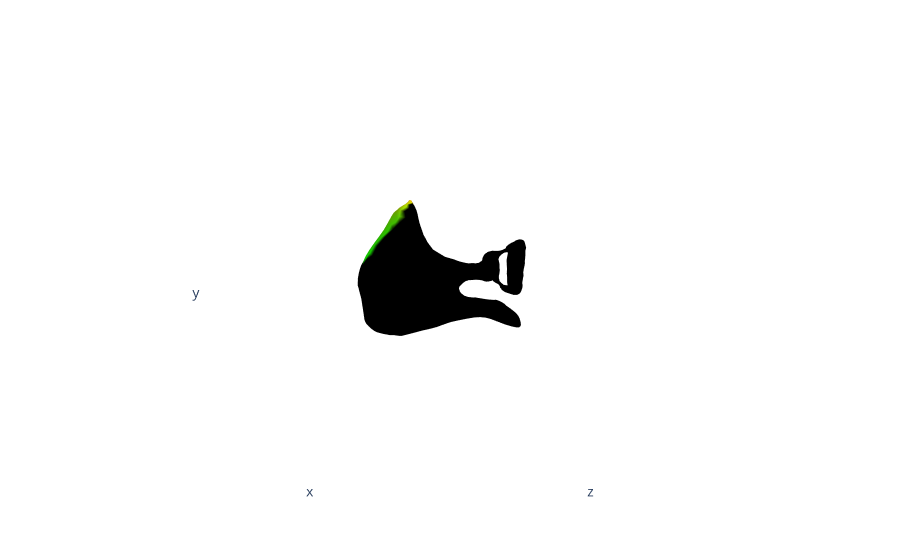

The cell this chart's notebook holds for it:
### Code cell
folder_category = "differential_render"
folder_name = "108_192"
folderid = "2023-11-15-17-49-32"
fold_num = 0
train_folder = f"{folderid}_train" 
# valid_folder = f"{folderid}_valid_sample"
valid_folder = f"{folderid}_valid_sample_best256"
ossicles_name = 632
id = "0_2"
ossicles_side = "right"

json_file = data_path.parent / "data" / "output" / folder_category / folder_name / train_folder / f"fold_{fold_num}"/ "config" / "config.json"
with open(json_file, 'r') as f: config = json.load(f)

gt_pose = np.load(data_path / "raw_dataset" / "poses" / f"{ossicles_name}_{ossicles_side}_gt_pose.npy").astype(np.float32)

imageH=config['image_size'][0]
imageW=config['image_size'][1]

if [imageH, imageW] == [1080, 1920]: 
    zoom_factor = 1
elif [imageH, imageW]  == [540, 960]: 
    zoom_factor = 0.5
elif [imageH, imageW]  == [270, 480]: 
    zoom_factor = 0.25
elif [imageH, imageW]  == [108, 192]: 
    zoom_factor = 0.1

focal_length = 10000 * zoom_factor
print(focal_length)

gt_pose[:3, 3] = gt_pose[:3, 3]
gt_R = torch.from_numpy(gt_pose[:3, :3].T).to(device)[None, ...]
gt_T = torch.from_numpy(gt_pose[:3, 3]).to(device)[None, ...] # add the camera z translation to the gt pose

init_pose = np.load(data_path / "output" / folder_category / f"{imageH}_{imageW}" / valid_folder / f"fold_{fold_num}" / "poses" / "predict" / f"{ossicles_name}_{ossicles_side}_ossicles_processed_{id}.npy").astype(np.float32)
init_R = torch.from_numpy(np.array(init_pose[:3, :3], dtype=np.float32)).to(device).t()
init_t = torch.from_numpy(np.array(init_pose[:3, 3], dtype=np.float32)).to(device)   #  - np.array([0, 0, 20])

# # Load the obj and ignore the textures and materials.
"""
verts, faces_idx, _ = load_obj("./data/cow_mesh/cow.obj")
# verts, faces_idx, _ = load_obj("./data/teapot.obj")
faces = faces_idx.verts_idx
"""
# Get ossicles mesh
# meshpath = data_path / "intraop" / "CIP.6320.5959167268122_video_trim" / "mesh" / "processed_meshes" / f"6320_right_ossicles_processed.mesh"
if ossicles_name == 6751: 
    video_path = "CIP.6751.1844636424484_video_trim"
elif ossicles_name == 6087:
    video_path = "CIP.6087.8415865242263_video_trim"
elif ossicles_name == 6329:
    video_path = "CIP.6329.6010707468438_vieo_trim"
elif ossicles_name == 489:
    video_path = "CIP.489.1281493978299_video_trim"
elif ossicles_name == 632:
    video_path = "CIP.632.8381493978443_video_trim"
elif ossicles_name == 6602:
    video_path = "CIP.6602.7866163404219_video_trim"
elif ossicles_name == 6088:
    video_path = "CIP.6088.1681356523312_video_trim"
elif ossicles_name == 6320:
    video_path = "CIP.6320.5959167268122_video_trim"
elif ossicles_name == 5997:
    video_path = "CIP.5997.8381493978443_video_trim"
elif ossicles_name == 6742:
    video_path = "CIP.6742.8381574350255_video_trim"
elif ossicles_name == 539:
    video_path = "CIP.539.1929091231231_video_trim"
elif ossicles_name == 455:
    video_path = "CIP.455.8381493978235_video_trim"
elif ossicles_name == 486:
    video_path = "CIP.486.1381493978240_video_trim"
elif ossicles_name == 487:
    video_path = "CIP.487.8381493978240_video_trim"
elif ossicles_name == 488:
    video_path = "CIP.488.8381493978299_video_trim"
meshpath = data_path / "intraop" / video_path / "mesh" / "processed_meshes" / f"{ossicles_name}_{ossicles_side}_ossicles_processed.mesh"
mesh = vis_utils.load_meshobj(meshpath)
idx = np.where(mesh.orient != np.array((1,2,3)))
for i in idx: mesh.vertices[i] = (mesh.dim[i] - 1).reshape((-1,1)) - mesh.vertices[i]
mesh.vertices = mesh.vertices * mesh.sz.reshape((-1, 1))
verts = torch.tensor(mesh.vertices.T, dtype=torch.float32, device=device)
faces = torch.tensor(mesh.triangles.T, dtype=torch.float32, device=device)

# Initialize each vertex to be white in color.
# verts_rgb = apply_nocs_texture(verts)[None]  # (1, V, 3)
# textures = TexturesVertex(verts_features=verts_rgb.to(device))
verts_rgb = apply_latlon_texture()[None]
textures = TexturesVertex(verts_features=torch.from_numpy(verts_rgb).to(device))

# Create a Meshes object for the teapot. Here we have only one mesh in the batch.
teapot_mesh = Meshes(
    verts=[verts.to(device)],   
    faces=[faces.to(device)], 
    textures=textures
)


from pytorch3d.vis.plotly_vis import AxisArgs, plot_batch_individually, plot_scene
# Render the plotly figure
fig = plot_scene({
    "Ossicles": {
        "ossicles_mesh": teapot_mesh
    }
})

# fig.update_layout(
#     scene_camera=dict(
#         # eye=dict(x=2, y=-.2, z=1), #v3
#         # eye=dict(x=-.2, y=0.5, z=2), #v2
#         eye=dict(x=2.5, y=1, z=2),
#         up=dict(x=0, y=0, z=1),
#         center=dict(x=0, y=0, z=0)
#     )
# )

fig.update_layout(
    margin=dict(l=0, r=0, t=0, b=0),  # sets the left, right, top, and bottom margins to 0
    scene=dict(
        xaxis=dict(showticklabels=False, ticks='', title=None),  # Hides x-axis ticks and label
        yaxis=dict(showticklabels=False, ticks='', title=None),  # Hides y-axis ticks and label
        zaxis=dict(showticklabels=False, ticks='', title=None)   # Hides z-axis ticks and label
    )
)

fig.show()

### Figure 1 — Plotly figure (JSON) as saved in the notebook; plotly's stock layout.template omitted (floating-point values rounded to 4 significant figures; data arrays with more than 128 entries replaced by an {"elided": "..."} marker saying what was removed)
{"data": [{"i": {"elided": "4908 int values"}, "j": {"elided": "4908 int values"}, "k": {"elided": "4908 int values"}, "lighting": {"ambient": 0.8, "diffuse": 1, "facenormalsepsilon": 1e-06, "fresnel": 0, "roughness": 0.5, "specular": 0, "vertexnormalsepsilon": 1e-12}, "name": "ossicles_mesh", "scene": "scene", "type": "mesh3d", "vertexcolor": {"elided": "2454x3 float values"}, "x": {"elided": "2454 float values"}, "y": {"elided": "2454 float values"}, "z": {"elided": "2454 float values"}}], "layout": {"annotations": [{"font": {"size": 16}, "showarrow": false, "text": "Ossicles", "x": 0.5, "xanchor": "center", "xref": "paper", "y": 1, "yanchor": "bottom", "yref": "paper"}], "margin": {"b": 0, "l": 0, "r": 0, "t": 0}, "scene": {"aspectmode": "cube", "camera": {"up": {"x": 0, "y": 1, "z": 0}}, "domain": {"x": [0, 1], "y": [0, 1]}, "xaxis": {"backgroundcolor": "#fff", "range": [-7.211, 7.429], "showaxeslabels": false, "showgrid": false, "showline": false, "showticklabels": false, "ticks": "", "title": {}, "zeroline": false}, "yaxis": {"backgroundcolor": "#fff", "range": [-7.467, 7.174], "showaxeslabels": false, "showgrid": false, "showline": false, "showticklabels": false, "ticks": "", "title": {}, "zeroline": false}, "zaxis": {"backgroundcolor": "#fff", "range": [-7.569, 7.071], "showaxeslabels": false, "showgrid": false, "showline": false, "showticklabels": false, "ticks": "", "title": {}, "zeroline": false}}}}
